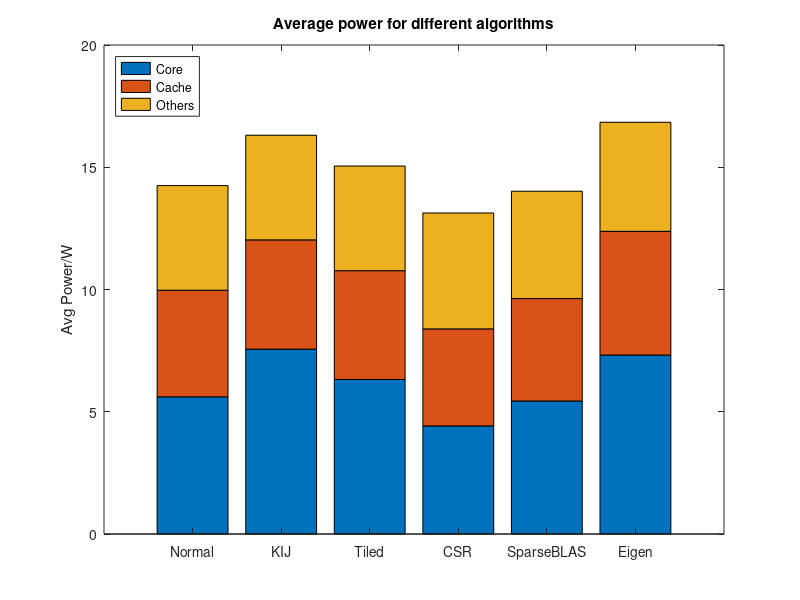

Source code (MATLAB): (Note: this script raises an error after producing the figure.)
power = [5.61 4.36 4.28; 7.56 4.47 4.28; 6.32 4.45 4.28; 4.42 3.97 4.74; 5.44 4.19 4.39; 7.32 5.06 4.46];
energy = [0.9 0.7 0.69; 1.02 0.6 0.58; 0.25 0.18 0.17; 0.00136 0.00122 0.00146; 0.00936 0.00721 0.00343; 0.01 0.00896 0.01104];
exectime = [50.876 50.298 75.92 0.247 20 1.159];
snipetime = [391.83 464.05 123.53 1.27 5.39 9.07];
algos = {'Normal'; 'KIJ'; 'Tiled'; 'CSR'; 'SparseBLAS'; 'Eigen'};

figure(1);
bar(power,'stacked');
title('Average power for different algorithms');
ylabel('Avg Power/W');
set(gca,'xtick',[1:6],'xticklabel',algos);
legend({'Core','Cache','Others'}, 'Location', 'northwest');
reorderLegend([1,2,3]);


figure(2);
bar(energy,'stacked');
title('Energy for different algorithms');
ylabel('Energy/J');
set(gca,'xtick',[1:6],'xticklabel',algos);
legend({'Core','Cache','Others'}, 'Location', 'northeast');
reorderLegend([1,2,3]);

figure(3);
plot(snipetime,'-bx');
title('Execution time for different algorithms');
ylabel('Execution time/s');
set(gca,'xtick',[1:6],'xticklabel',algos);
xlim([0 6]);
ylim([0 465]);